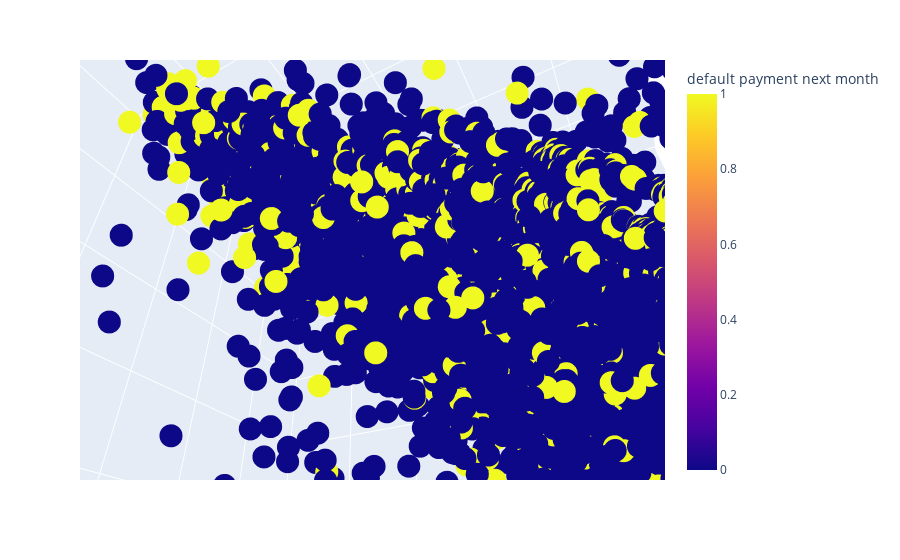

The notebook cell this image was saved under:
### Code cell
px.scatter_3d(data_frame=default, x = 'AGE', y = 'BILL_AMT1', z = 'BILL_AMT2', color = 'default payment next month')

### Figure 1 — Plotly figure (JSON) as saved in the notebook; plotly's stock layout.template omitted (floating-point values rounded to 4 significant figures; data arrays with more than 128 entries replaced by an {"elided": "..."} marker saying what was removed)
{"data": [{"hovertemplate": "AGE=%{x}<br>BILL_AMT1=%{y}<br>BILL_AMT2=%{z}<br>default payment next month=%{marker.color}<extra></extra>", "legendgroup": "", "marker": {"color": {"elided": "30000 int values"}, "coloraxis": "coloraxis", "symbol": "circle"}, "mode": "markers", "name": "", "scene": "scene", "showlegend": false, "type": "scatter3d", "x": {"elided": "30000 int values"}, "y": {"elided": "30000 int values"}, "z": {"elided": "30000 int values"}}], "layout": {"autosize": true, "coloraxis": {"colorbar": {"title": {"text": "default payment next month"}}, "colorscale": [[0, "#0d0887"], [0.1111, "#46039f"], [0.2222, "#7201a8"], [0.3333, "#9c179e"], [0.4444, "#bd3786"], [0.5556, "#d8576b"], [0.6667, "#ed7953"], [0.7778, "#fb9f3a"], [0.8889, "#fdca26"], [1, "#f0f921"]]}, "legend": {"tracegroupgap": 0}, "margin": {"t": 60}, "scene": {"aspectmode": "auto", "aspectratio": {"x": 1, "y": 1, "z": 1}, "camera": {"center": {"x": 0, "y": 0, "z": 0}, "eye": {"x": -0.5356, "y": -0.2933, "z": -0.4465}, "projection": {"type": "perspective"}, "up": {"x": 0, "y": 0, "z": 1}}, "domain": {"x": [0, 1], "y": [0, 1]}, "xaxis": {"title": {"text": "AGE"}, "type": "linear"}, "yaxis": {"title": {"text": "BILL_AMT1"}, "type": "linear"}, "zaxis": {"title": {"text": "BILL_AMT2"}, "type": "linear"}}}}
